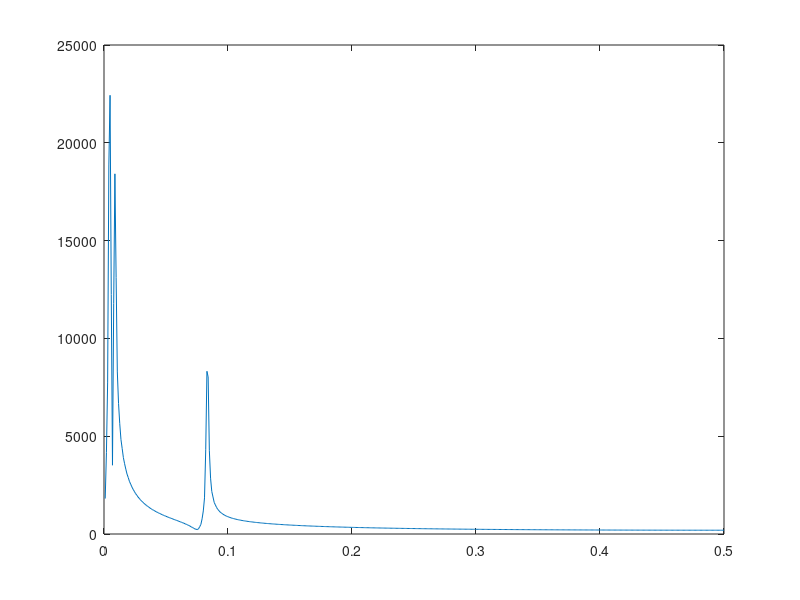

The MATLAB source for this figure:
clear;

N_signal=1024;
t = 1:1:N_signal;

k=1:1:N_signal;
garm1=12*cos(2*pi*(1+1/12)*(k-1));
garm2=16*sin(2*pi/118.2*(k-1));
garm3=19*cos(2*pi/216*(k-1))
garm = garm1+garm2+garm3;
plot(garm1);
title('garm1')
plot(garm2);
title('garm2')
plot(garm3);
title('garm3')
plot(garm);
title('Garm ')

% ARMA process generating
ar(1)=0.1*randn(1);
ar(2)=-0.2*ar(1)+0.1*randn(1);
for (i=3:1:N_signal)
    %+-10%
    ar(i)=0.8*ar(i-1)-0.35*ar(i-2)+0.1*randn(1);
end;

plot(ar);


%making a sum
signal=ar+garm;
plot(signal);
title('Signal = Garm + ar')
xlabel('t');
ylabel('Signal values');

%--------------------------------------------------------------------------
%-------------

%output to the file
%chnage the path
 cd 'D:\Matlab\lab6';
fout=fopen('signal.dat','wt');
for(i=1:1:N_signal)
 fprintf(fout,'%12.6f%12.6f\n',i,signal(i)); 
end;
fclose(fout);

%Save method
%savefile = 'signal.mat';
%save(savefile,'signal');

% fast Fourier transformation
N_ft=N_signal;

Ftrns_signal=fft(signal,N_ft);

% frequency calculation
% for the half of the spectrum not counting 1 coefficient - an avarage
% N_ft is odd or even - ? 
dt=1;
N_half=round((N_ft-1)/2);
freq=(1:N_half)/N_ft/dt;

ampl_spectrum=abs(Ftrns_signal)/N_ft;

energy_spectrum=Ftrns_signal.*conj(Ftrns_signal)/N_ft^2;

% plot half of the spectrum without multiplication by 2
subplot(2,1,1); 
plot(freq, ampl_spectrum(2:N_half+1));
title('amplitude spectrum ')
xlabel('frequency')

subplot(2,1,2); 
plot(freq, energy_spectrum(2:N_half+1));
title('energy spectrum ')
xlabel('frequency')

clf;

%--------------------------------------------------------------------------------------------------
% avarage substraction
abs(Ftrns_signal(1))/N_ft %equal
mean(signal)
signal_centered=signal-mean(signal);

% ACF calculation

for(tau=1:1:N_signal)
 acf(tau)=0;
 for(j=1:1:N_signal-tau)
    acf(tau)=acf(tau)+signal_centered(j)*signal_centered(j+tau-1);
 end;
 %с хвостом и без
  %acf(tau)= acf(tau)/(N_signal-tau+1);
end;
plot(acf);
title('Unbiased ACF')
xlabel('t');
ylabel('Values');

plot(acf(1:257));

%--------------------------------------------------------------------------------------------------

% Power Spectrum Dencity calculations

Ftrns_acf=fft(acf,N_ft);

plot(abs(Ftrns_acf)/N_ft);

power_spectrum=abs(Ftrns_acf)/N_ft;
plot(freq, power_spectrum(2:N_half+1));

%--------------------------------------------------------------------------------------------------


% Window generating
% half of simmetric window is needed for positive frequencies 
N_half_window=600
%разные окна
 for(i=1:1:N_half_window)
      half_window(i)=(1-abs(i-1)/(N_half_window-1));
end;

plot(-N_half_window:-1,half_window(N_half_window:-1:1),1:N_half_window,half_window)

% ACF by window multiplication
for(i=1:1:N_half_window)
 acf_w(i)=acf(i)*half_window(i);
end;

plot(acf_w);

%--------------------------------------------------------------------------------------------------

% Blackman-Tukey power spectrum calculation

Ftrns_acf_w=fft(acf_w,N_ft);

power_spectrum_w=abs(Ftrns_acf_w)/N_ft;
plot(freq, power_spectrum_w(2:N_half+1));

